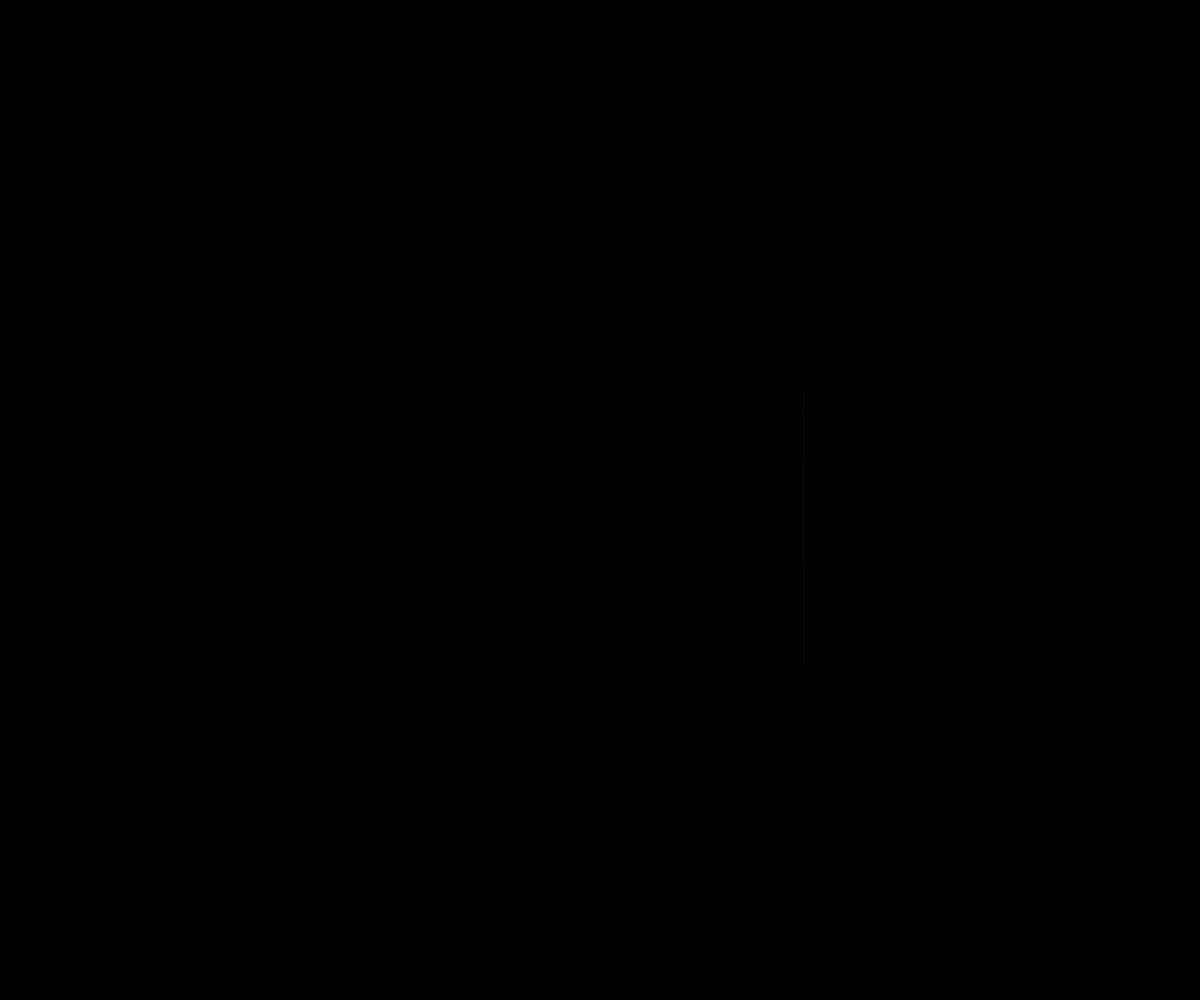
Frame 1 (no input)
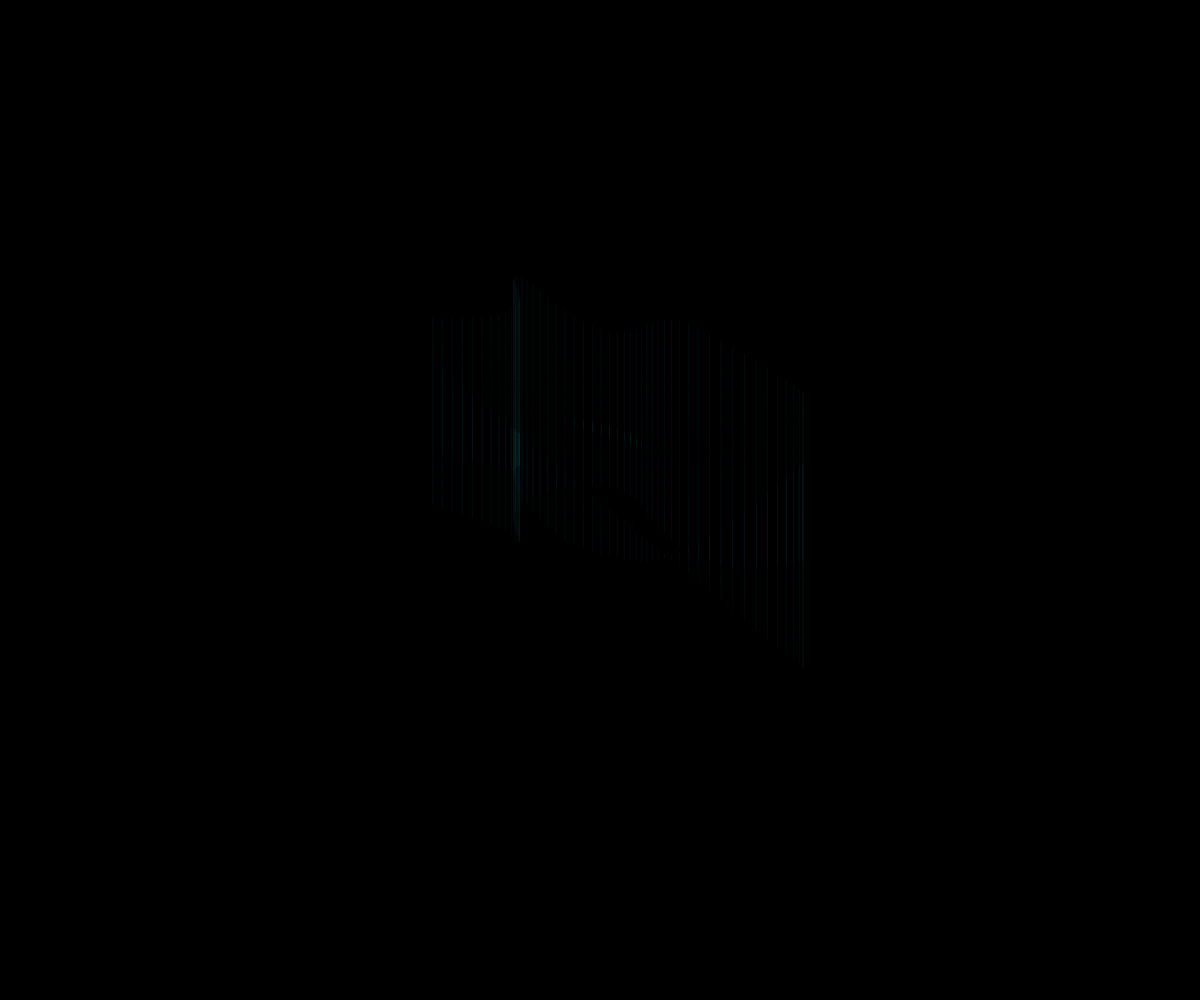
Frame 60 (no input)
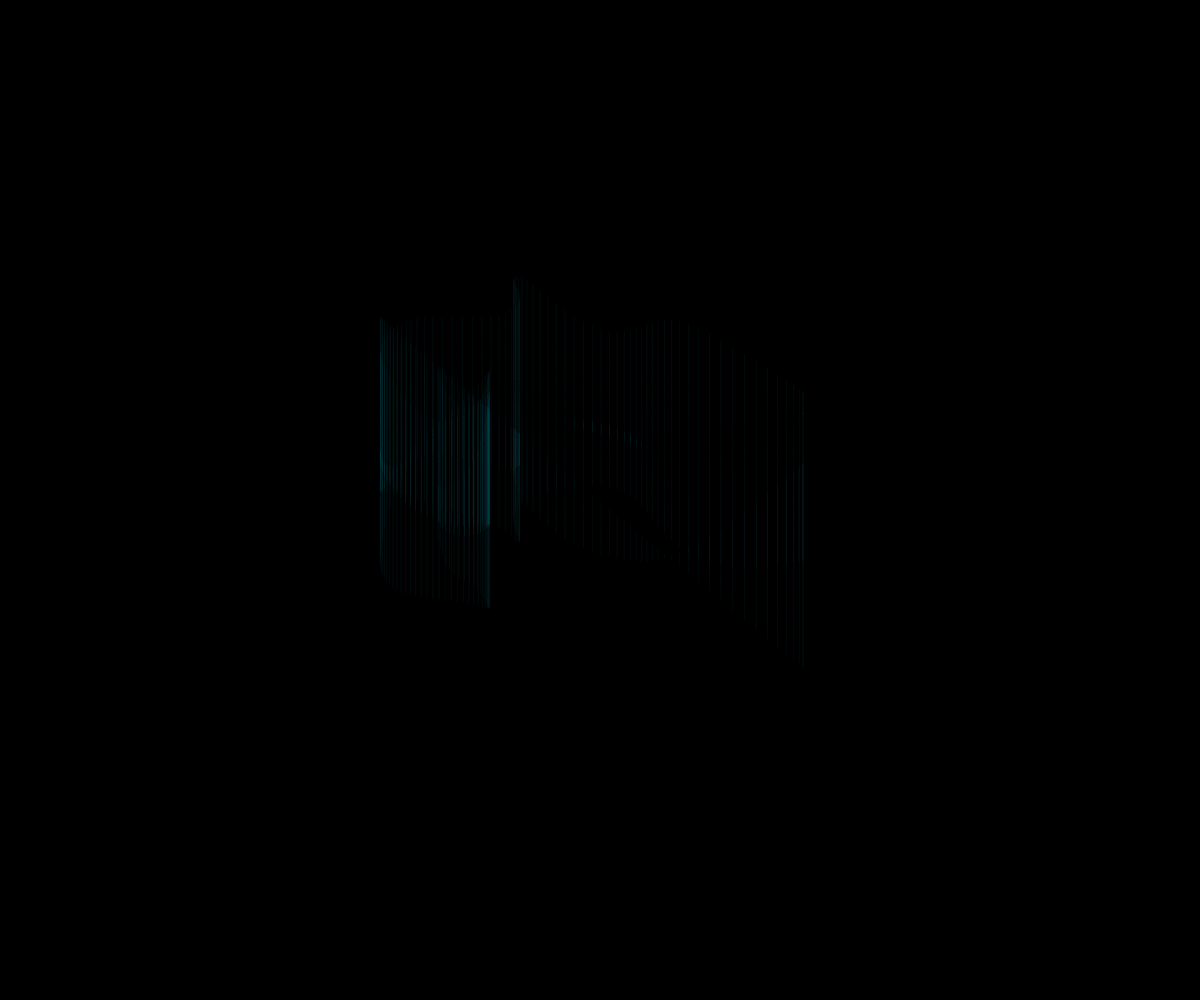
Frame 120 (the mouse pressed at the canvas centre since frame 60)

The p5.js sketch that drew these frames (run headless with seeded random() and noise() and a simulated clock; from frame 60 on, the mouse is pressed at the canvas centre):

// p5.js sketch
// ── sketch.js
let x1;
let y1;
let x2;
let y2;
let x3;
let y3;
let x4;
let y4;
let x12;
let y12;
let x22;
let y22;
let x32;
let y32;
let x42;
let y42;

let offset;
let offset2;



function setup(){
  createCanvas(windowWidth,windowHeight);
  background(0,0,0);
// stroke(255,50);
//
// offset = 0.0;
// noFill();
stroke(255,50);
offset2 = 0.0;
noFill();
//teal linear lines
stroke(54, 235, 255,12);
offset = 0.0;
noFill();
}

function draw(){

x1 = noise(offset)*width;
y1 = noise(offset + 4)*height;
x2 = noise(offset)*width;
y2 = noise(offset+8)*height;
x3 = noise(offset)*width;
y3 = noise(offset + 10)*height;
x4 = noise(offset)*width;
y4 = noise(offset + 12)*height;

bezier(x1,y1,x2,y2,x3,y3,x4,y4);

offset = offset + 0.01;


x12 = noise(offset2)*width;
y12 = noise(offset2 + 10)*height;
x22 = noise(offset2)*width;
y22 = noise(offset2)*height;
x32 = noise(offset2)*width;
y32 = noise(offset2)*height;
x42 = noise(offset2)*width;
y42 = noise(offset2)*height;

 bezier(x12,y12,x22,y22,x32,y32,x42,y42);
// //stroke(160,40,80,50);
// // offset2 = 0.0;
// // noFill();
 offset2 = offset2 + 0.01;
}
